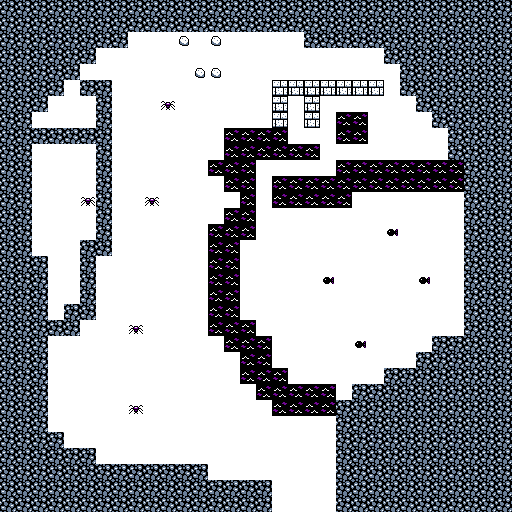

A level layout from a 2D game, rendered from its tile map. Below: a short description, then the map file with its tile-grid data intact:
An orthogonal 32x32 tile map with 16x16 px tiles, 1 tile layer (Tile Layer 1) and 1 object (Player Start).

<map version="1.0" orientation="orthogonal" renderorder="right-down" width="32" height="32" tilewidth="16" tileheight="16" nextobjectid="2">
 <tileset firstgid="1" source="Arctia Tiles.tsx" />
 <layer name="Tile Layer 1" width="32" height="32">
  <data encoding="csv">
3,3,3,3,3,3,3,3,3,3,3,3,3,3,3,3,3,3,3,3,3,3,3,3,3,3,3,3,3,3,3,3,
3,3,3,3,3,3,3,3,3,3,3,3,3,3,3,3,3,3,3,3,3,3,3,3,3,3,3,3,3,3,3,3,
3,3,3,3,3,3,3,3,2,2,2,7,2,7,2,2,2,2,2,3,3,3,3,3,3,3,3,3,3,3,3,3,
3,3,3,3,3,3,2,2,2,2,2,2,2,2,2,2,2,2,2,2,2,2,2,2,3,3,3,3,3,3,3,3,
3,3,3,3,3,2,2,2,2,2,2,2,7,7,2,2,2,2,2,2,2,2,2,2,2,3,3,3,3,3,3,3,
3,3,3,3,2,3,3,2,2,2,2,2,2,2,2,2,2,6,6,6,6,6,6,6,2,3,3,3,3,3,3,3,
3,3,3,2,2,2,3,2,2,2,8,2,2,2,2,2,2,6,2,6,2,2,2,2,2,2,3,3,3,3,3,3,
3,3,2,2,2,2,3,2,2,2,2,2,2,2,2,2,2,6,2,6,2,4,4,2,2,2,2,3,3,3,3,3,
3,3,3,3,3,3,3,2,2,2,2,2,2,2,4,4,4,4,2,2,2,4,4,2,2,2,2,2,3,3,3,3,
3,3,2,2,2,2,3,2,2,2,2,2,2,2,4,4,4,4,4,4,2,2,2,2,2,2,2,2,3,3,3,3,
3,3,2,2,2,2,3,2,2,2,2,2,2,4,4,4,2,2,2,2,2,4,4,4,4,4,4,4,4,3,3,3,
3,3,2,2,2,2,3,2,2,2,2,2,2,2,4,4,2,4,4,4,4,4,4,4,4,4,4,4,4,3,3,3,
3,3,2,2,2,8,3,2,2,8,2,2,2,2,2,4,2,4,4,4,4,4,2,2,2,2,2,2,2,3,3,3,
3,3,2,2,2,2,3,2,2,2,2,2,2,2,4,4,2,2,2,2,2,2,2,2,2,2,2,2,2,3,3,3,
3,3,2,2,2,2,3,2,2,2,2,2,2,4,4,4,2,2,2,2,2,2,2,2,5,2,2,2,2,3,3,3,
3,3,2,2,2,3,3,2,2,2,2,2,2,4,4,2,2,2,2,2,2,2,2,2,2,2,2,2,2,3,3,3,
3,3,3,2,2,3,2,2,2,2,2,2,2,4,4,2,2,2,2,2,2,2,2,2,2,2,2,2,2,3,3,3,
3,3,3,2,2,3,2,2,2,2,2,2,2,4,4,2,2,2,2,2,5,2,2,2,2,2,5,2,2,3,3,3,
3,3,3,2,2,3,2,2,2,2,2,2,2,4,4,2,2,2,2,2,2,2,2,2,2,2,2,2,2,3,3,3,
3,3,3,2,3,3,2,2,2,2,2,2,2,4,4,2,2,2,2,2,2,2,2,2,2,2,2,2,2,3,3,3,
3,3,3,3,3,2,2,2,8,2,2,2,2,4,4,4,2,2,2,2,2,2,2,2,2,2,2,2,2,3,3,3,
3,3,3,2,2,2,2,2,2,2,2,2,2,2,4,4,4,2,2,2,2,2,5,2,2,2,2,3,3,3,3,3,
3,3,3,2,2,2,2,2,2,2,2,2,2,2,2,4,4,2,2,2,2,2,2,2,2,2,3,3,3,3,3,3,
3,3,3,2,2,2,2,2,2,2,2,2,2,2,2,4,4,4,2,2,2,2,2,2,3,3,3,3,3,3,3,3,
3,3,3,2,2,2,2,2,2,2,2,2,2,2,2,2,4,4,4,4,4,2,3,3,3,3,3,3,3,3,3,3,
3,3,3,2,2,2,2,2,8,2,2,2,2,2,2,2,2,4,4,4,4,3,3,3,3,3,3,3,3,3,3,3,
3,3,3,2,2,2,2,2,2,2,2,2,2,2,2,2,2,2,2,2,2,3,3,3,3,3,3,3,3,3,3,3,
3,3,3,3,2,2,2,2,2,2,2,2,2,2,2,2,2,2,2,2,2,3,3,3,3,3,3,3,3,3,3,3,
3,3,3,3,3,3,2,2,2,2,2,2,2,2,2,2,2,2,2,2,2,3,3,3,3,3,3,3,3,3,3,3,
3,3,3,3,3,3,3,3,3,3,3,3,3,2,2,2,2,2,2,2,2,3,3,3,3,3,3,3,3,3,3,3,
3,3,3,3,3,3,3,3,3,3,3,3,3,3,3,3,3,2,2,2,2,3,3,3,3,3,3,3,3,3,3,3,
3,3,3,3,3,3,3,3,3,3,3,3,3,3,3,3,3,2,2,2,2,3,3,3,3,3,3,3,3,3,3,3
</data>
 </layer>
 <objectgroup name="Object Layer 1">
  <object id="1" name="Player Start" x="160" y="288" width="16" height="16" />
 </objectgroup>
</map>